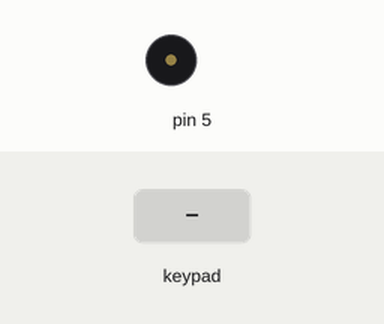
The sketch below on a simulated Arduino Uno, built with avr-gcc and run on an emulated ATmega328P. On the bench: buzzer (waves = sounding). The test bench sets the inputs (shaded band).

Above: at 1.2 s.
1.3 s: keypad keys 1 2 1 1 1 0 9 A pressed 0.4 s apart
At 2.6 s:
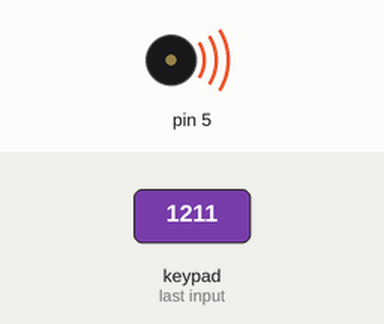
Timing chart, 0 to 6.1 s (numbered marks = the images above; inputs shaded):
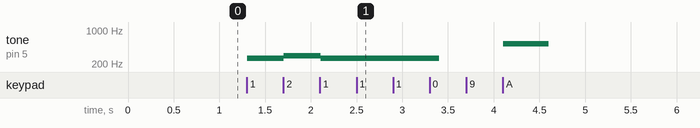

The sketch:

Lab06_Part2.ino
```cpp
#include "pitches.h"

int tune4[] = {NOTE_C4, NOTE_D4, NOTE_E4, NOTE_F4, NOTE_G4, NOTE_A4, NOTE_B4};
int tune5[] = {NOTE_C5, NOTE_D5, NOTE_E5, NOTE_F5, NOTE_G5, NOTE_A5, NOTE_B5};

#include <Keypad.h>
const byte ROWS = 4;
const byte COLS = 4;
char keys[ROWS][COLS] = {
  {'C', 'D', 'E', 'F'}, {'9','6','3', 'B'},
  {'8', '5', '2', 'A'}, {'7', '4', '1', '0'}
};
byte rowPins[ROWS] = {16, 15, 14, 13};
byte colPins[COLS] = {12, 11, 10, 9};
Keypad keypad = Keypad( makeKeymap(keys), rowPins,colPins, ROWS, COLS);

int index;
char key;

void setup() {
    pinMode(5, OUTPUT);
}

void loop() {
  key = keypad.getKey();
  if((key-'1')>=0 && (key-'7')<=0) {
    index = key - '1';
    if(key != NO_KEY) {
      tone(5,tune4[index],500);
    }
  }
  else if((key-'A')>=0 && (key-'F')<=0) {
    index = key - 'A';
    if(key != NO_KEY) {
      tone(5,tune5[index],500);
    }
  }
}
```

Measured:
- after the input at 1.3 s, tone on pin 5: plays 262 Hz for 0.40 s, 294 Hz for 0.40 s, 262 Hz for 1.3 s, 523 Hz for 0.50 s, starting at once
